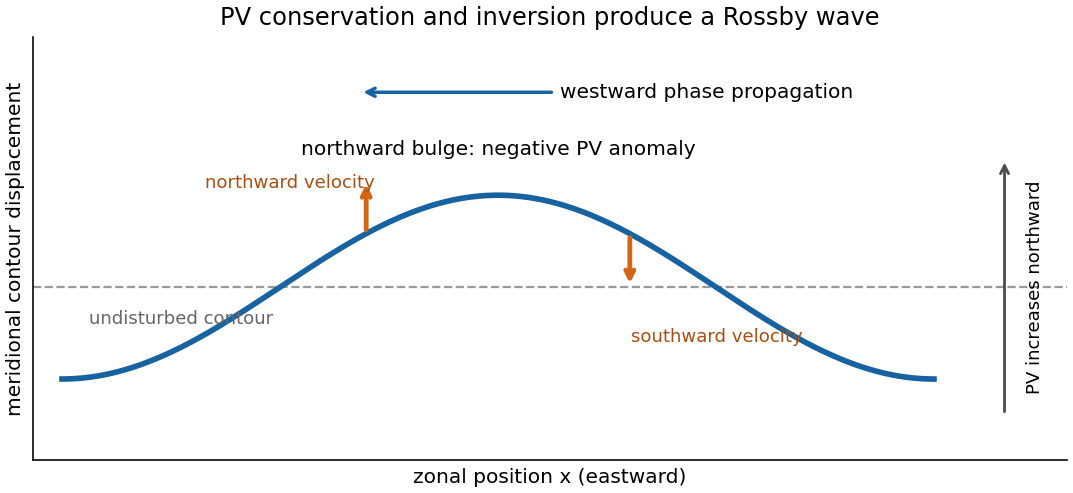

Recreate this plot in Python.
"""Original PV-contour schematic; Python 3.14, NumPy 2.3, Matplotlib 3.10.
Writes one opaque PNG basename into the caller's current directory.
"""
import numpy as np
import matplotlib
matplotlib.use("Agg")
import matplotlib.pyplot as plt

x = np.linspace(-np.pi, np.pi, 500)
y = 0.25 * np.cos(x)
fig, ax = plt.subplots(figsize=(7.4, 3.4), layout="constrained", facecolor="white")
ax.set_facecolor("white")
ax.axhline(0, color="0.6", linestyle="--", linewidth=1.1)
ax.plot(x, y, color="#1762a1", linewidth=2.8)
for xp in (-0.95, 0.95):
    yp = 0.25 * np.cos(xp)
    dy = -0.18 * np.sin(xp)
    ax.annotate("", xy=(xp, yp + dy), xytext=(xp, yp),
                arrowprops=dict(arrowstyle="->", color="#d36616", lw=2.4))
ax.annotate("westward phase propagation", xy=(-1.0, 0.53), xytext=(1.5, 0.53),
            ha="center", va="center", fontsize=10,
            arrowprops=dict(arrowstyle="->", lw=1.7, color="#1762a1"))
ax.text(0, 0.36, "northward bulge: negative PV anomaly", ha="center", fontsize=10)
ax.text(-1.5, 0.27, "northward velocity", ha="center", fontsize=9, color="#a94e10")
ax.text(1.58, -0.15, "southward velocity", ha="center", fontsize=9, color="#a94e10")
ax.text(-2.95, -0.10, "undisturbed contour", fontsize=9, color="0.4")
ax.annotate("", xy=(3.65, 0.35), xytext=(3.65, -0.35),
            arrowprops=dict(arrowstyle="->", color="0.3", lw=1.4))
ax.text(3.87, 0, "PV increases northward", ha="center", va="center", rotation=90, fontsize=9)
ax.set_xlim(-3.35, 4.1)
ax.set_ylim(-0.47, 0.68)
ax.set_xlabel("zonal position x (eastward)")
ax.set_ylabel("meridional contour displacement")
ax.set_xticks([])
ax.set_yticks([])
ax.set_title("PV conservation and inversion produce a Rossby wave")
for spine in ("top", "right"):
    ax.spines[spine].set_visible(False)
fig.savefig("paper-81-pv-contour.png", dpi=145, facecolor="white", transparent=False)
plt.close(fig)
